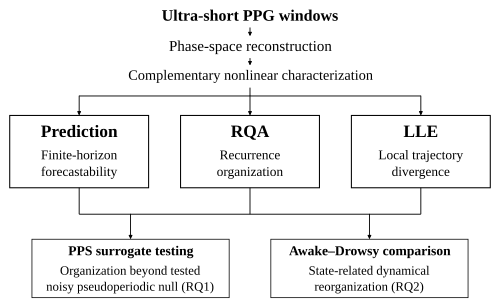

Python code for this plot:
#!/usr/bin/env python3
"""Create the vector NTSA overview at a native size of 127.0 x 77.61 mm.

Run: python ntsa_framework_overview.py
Requires Matplotlib. Font preference: Times New Roman, then Liberation Serif.
The PDF contains selectable, embedded text and vector boxes/connectors.
Designed for approximately 1.5-column placement; no condensed font or text scaling.
"""

from __future__ import annotations

import argparse
import os
from pathlib import Path
import tempfile

# Keep font/cache writes outside the manuscript and user configuration folders.
os.environ.setdefault("MPLCONFIGDIR", str(Path(tempfile.gettempdir()) / "ntsa-figure-mpl"))

import matplotlib

matplotlib.use("Agg")
import matplotlib.pyplot as plt
from matplotlib import font_manager
from matplotlib.patches import FancyArrowPatch, Rectangle


WIDTH_PT, HEIGHT_PT = 360.0, 220.0
LINE_WIDTH = 0.65


def select_font() -> str:
    for family in ("Times New Roman", "Liberation Serif", "Nimbus Roman", "TeX Gyre Termes"):
        try:
            font_manager.findfont(
                font_manager.FontProperties(family=family, style="normal", stretch="normal"),
                fallback_to_default=False,
            )
            return family
        except ValueError:
            continue
    raise RuntimeError("Install a Times-compatible serif font before generating the figure.")


def build_figure(output: Path) -> None:
    family = select_font()
    plt.rcParams.update({
        "font.family": family,
        "font.stretch": "normal",
        "pdf.fonttype": 42,
        "ps.fonttype": 42,
        "text.color": "black",
        "axes.edgecolor": "black",
        "figure.facecolor": "white",
        "savefig.facecolor": "white",
        "path.simplify": False,
    })
    fig = plt.figure(figsize=(WIDTH_PT / 72, HEIGHT_PT / 72), dpi=144)
    ax = fig.add_axes((0, 0, 1, 1))
    ax.set(xlim=(0, WIDTH_PT), ylim=(0, HEIGHT_PT))
    ax.set_axis_off()
    labels: list[tuple[object, tuple[float, float, float, float] | None]] = []

    def text(x, y, value, size, *, bold=False, baseline=False, bounds=None):
        artist = ax.text(
            x, y, value, fontsize=size, ha="center",
            va="baseline" if baseline else "center",
            fontweight="bold" if bold else "normal",
            fontstyle="normal", fontstretch="normal",
            linespacing=1.12, color="black", zorder=3,
        )
        labels.append((artist, bounds))

    def line(points):
        ax.plot(*zip(*points), color="black", lw=LINE_WIDTH,
                solid_capstyle="butt", solid_joinstyle="miter", zorder=1)

    def arrow(start, end):
        ax.add_patch(FancyArrowPatch(
            start, end, arrowstyle="-|>", mutation_scale=5.2,
            linewidth=LINE_WIDTH, color="black", shrinkA=0, shrinkB=0,
            zorder=2,
        ))

    def box(x, y, width, height, *, primary):
        ax.add_patch(Rectangle(
            (x, y), width, height, facecolor="white", edgecolor="black",
            linewidth=0.75 if primary else 0.55, zorder=0,
        ))
        return (x + 3, y + 2, x + width - 3, y + height - 2)

    # Shared input and reconstruction: no acquisition, QC, or statistics layer.
    text(180, 208, "Ultra-short PPG windows", 11.5, bold=True)
    arrow((180, 200), (180, 194))
    text(180, 186, "Phase-space reconstruction", 10.8)
    arrow((180, 178), (180, 173))
    text(180, 165, "Complementary nonlinear characterization", 10.3)

    # One reconstructed signal feeds three equally weighted dynamical views.
    line(((180, 157), (180, 151)))
    line(((57, 151), (303, 151)))
    methods = (
        (7, "Prediction", "Finite-horizon\nforecastability"),
        (130, "RQA", "Recurrence\norganization"),
        (253, "LLE", "Local trajectory\ndivergence"),
    )
    for left, method, observable in methods:
        center = left + 50
        arrow((center, 151), (center, 137))
        bounds = box(left, 85, 100, 52, primary=True)
        text(center, 121.5, method, 12.5, bold=True, baseline=True, bounds=bounds)
        # Shared baselines and line spacing make the three pillars identical.
        for y, label in zip((105.5, 93.5), observable.splitlines()):
            text(center, y, label, 9.6, baseline=True, bounds=bounds)
        line(((center, 85), (center, 66)))

    # These views serve two parallel questions; PPS is not a fourth descriptor.
    line(((57, 66), (303, 66)))
    purposes = (
        (23, "PPS surrogate testing",
         "Organization beyond tested\nnoisy pseudoperiodic null (RQ1)"),
        (195, "Awake–Drowsy comparison",
         "State-related dynamical\nreorganization (RQ2)"),
    )
    for left, heading, purpose in purposes:
        center = left + 71
        arrow((center, 66), (center, 48))
        bounds = box(left, 6, 142, 42, primary=False)
        text(center, 36.5, heading, 9.8, bold=True, baseline=True, bounds=bounds)
        for y, label in zip((22.5, 11), purpose.splitlines()):
            text(center, y, label, 9.2, baseline=True, bounds=bounds)

    # Catch clipped labels and label overlap before exporting.
    fig.canvas.draw()
    renderer = fig.canvas.get_renderer()
    extents = []
    for artist, bounds in labels:
        extent = artist.get_window_extent(renderer).transformed(ax.transData.inverted())
        permitted = bounds or (2, 2, WIDTH_PT - 2, HEIGHT_PT - 2)
        if not (permitted[0] <= extent.x0 and permitted[1] <= extent.y0
                and extent.x1 <= permitted[2] and extent.y1 <= permitted[3]):
            raise RuntimeError(f"Label outside its intended area: {artist.get_text()}")
        for previous in extents:
            if extent.overlaps(previous):
                raise RuntimeError(f"Overlapping labels near: {artist.get_text()}")
        extents.append(extent)

    output.parent.mkdir(parents=True, exist_ok=True)
    fig.savefig(output, format="pdf", metadata={
        "Title": "Nonlinear dynamical analysis framework for ultra-short PPG",
        "Subject": "Three complementary dynamical views and two research questions",
        "Creator": "Matplotlib; ntsa_framework_overview.py",
        "CreationDate": None,
        "ModDate": None,
    })
    plt.close(fig)
    print(f"Created {output} ({WIDTH_PT:g} x {HEIGHT_PT:g} pt; {family})")


if __name__ == "__main__":
    parser = argparse.ArgumentParser(description=__doc__)
    parser.add_argument("--output", type=Path, default=Path(__file__).with_suffix(".pdf"))
    build_figure(parser.parse_args().output)
